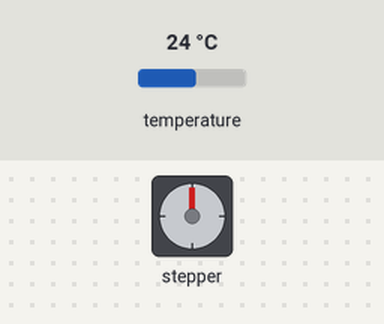
A sketch run on a simulated ESP32-S3. On the bench: stepper motor. Wiring (inferred from the names in the program): stepper motor driver (200 steps per turn assumed): step GPIO 2; direction GPIO 1. The test bench sets the inputs (shaded band); at power-on: temperature 24 °C. WiFi joins after 1.5 s; servers stay silent unless stated; the Firebase database answers and starts empty; what the sketch prints to the serial monitor is not drawn.

Above: at 1.55 s.
At 9.5 s:
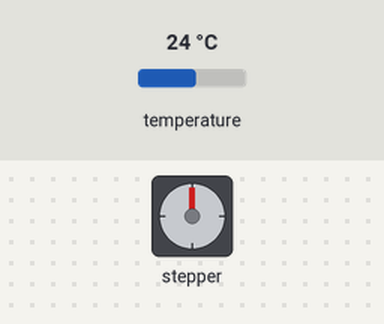
At 10.05 s:
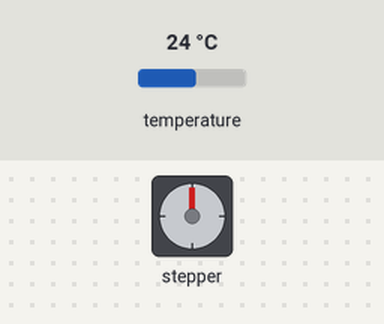
At 10.75 s:
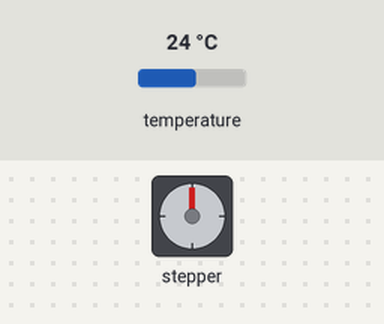
Timing chart, 0 to 20.0 s (numbered marks = the images above):
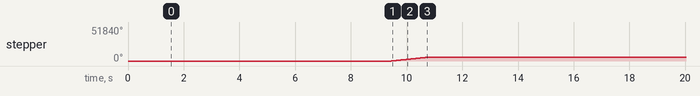

The sketch:

inside.ino
```cpp
#include <Arduino.h>
#include <WiFi.h>
#include <Firebase_ESP_Client.h>
#include "config.h"
#include "addons/TokenHelper.h"
#include "addons/RTDBHelper.h"
#include "Adafruit_Sensor.h"
#include "Adafruit_AM2320.h"

Adafruit_AM2320 am2320 = Adafruit_AM2320();

#define stepPin D1
#define dirPin D0

FirebaseData fbdo;
FirebaseAuth auth;
FirebaseConfig config;

String uid;

String databasePath;
String sunPath;
String inTempPath;
String outTempPath;
String targetTempPath;
String isOpenPath;

int sunIntensity;
int outTemp;
int inTemp;
int tTemp;
bool isOpen;
bool isRealOpen = false;

const int sunThreshold = 450000;

unsigned long sendDataPrevMillis = 0;
unsigned long timerDelay = 5000;

void initWiFi()
{
  WiFi.begin(WIFI_SSID, WIFI_PASSWORD);
  Serial.print("Connecting to Wi-Fi");
  while (WiFi.status() != WL_CONNECTED)
  {
    Serial.print(".");
    delay(300);
  }
  Serial.print("Connected with IP: ");
  Serial.println(WiFi.localIP());
  Serial.println();
}

int getInt(String path)
{
  if (Firebase.RTDB.getInt(&fbdo, path.c_str()))
  {
    if (fbdo.dataType() == "int")
    {
      int temperature = fbdo.intData();
      return temperature;
    }
  }
  else
  {
    Serial.println(fbdo.errorReason());
  }
}

bool getBool(String path)
{
  if (Firebase.RTDB.getBool(&fbdo, path.c_str()))
  {
    if (fbdo.dataType() == "bool")
    {
      bool isOpen = fbdo.boolData();
      return isOpen;
    }
  }
}

void sendInt(String path, int value)
{
  if (Firebase.RTDB.setInt(&fbdo, path.c_str(), value))
  {
    Serial.println(value);
  }
  else
  {
    Serial.println("FAILED");
    Serial.println("REASON: " + fbdo.errorReason());
  }
}

void sendBool(String path, bool value)
{
  if (Firebase.RTDB.setBool(&fbdo, path.c_str(), value))
  {
    Serial.println(value);
  }
  else
  {
    Serial.println("FAILED");
    Serial.println("REASON: " + fbdo.errorReason());
  }
}

void setup()
{
  Serial.begin(9600);

  initWiFi();

  am2320.begin();

  pinMode(stepPin, OUTPUT);
  pinMode(dirPin, OUTPUT);

  config.api_key = API_KEY;
  auth.user.email = USER_EMAIL;
  auth.user.password = USER_PASSWORD;
  config.database_url = DATABASE_URL;

  Firebase.reconnectWiFi(true);
  fbdo.setResponseSize(4096);

  config.token_status_callback = tokenStatusCallback;

  config.max_token_generation_retry = 5;

  Firebase.begin(&config, &auth);

  Serial.println("Getting User UID");
  while ((auth.token.uid) == "")
  {
    Serial.print(".");
    delay(1000);
  }

  uid = auth.token.uid.c_str();
  Serial.print("User UID: ");
  Serial.println(uid);

  databasePath = "/UsersData/" + uid;

  outTempPath = databasePath + "/outsideTemperature";
  inTempPath = databasePath + "/insideTemperature";
  sunPath = databasePath + "/lightIntensity";
  targetTempPath = databasePath + "/targetTemperature";
  isOpenPath = databasePath + "/blindsOpen";
}

void loop()
{
  if (Firebase.ready() && (millis() - sendDataPrevMillis > timerDelay || sendDataPrevMillis == 0))
  {
    sendDataPrevMillis = millis();

    sunIntensity = getInt(sunPath);
    Serial.println(sunIntensity);

    inTemp = getInTemp();
    sendInt(inTempPath, inTemp);

    outTemp = getInt(outTempPath);
    Serial.println(outTemp / 10);

    tTemp = getInt(targetTempPath);
    Serial.println(tTemp / 10);

    isOpen = getBool(isOpenPath);
    Serial.println(isOpen);
  }

  delay(2000);

  bool currentlyOpen = getBool(isOpenPath);

  if (currentlyOpen != isRealOpen)
  {
    isRealOpen = currentlyOpen;
    if (isRealOpen)
    {
      Serial.println("Opened through UI");
    }
    else
    {
      Serial.println("Closed through UI");
    }
    delay(5000);
    controlBlinds(isRealOpen);
  }
  else if (getDownButtonPress() && isRealOpen)
  {
    sendBool(isOpenPath, false);
    Serial.println("Closed through button");
    isRealOpen = false;
    delay(5000);
    controlBlinds(false);
  }
  else if (getUpButtonPress() && !isRealOpen)
  {
    sendBool(isOpenPath, true);
    Serial.println("Opened through button");
    isRealOpen = true;
    delay(5000);
    controlBlinds(true);
  }
  else if ((inTemp > tTemp) && (outTemp > tTemp) && (sunIntensity > sunThreshold) && isRealOpen)
  {
    sendBool(isOpenPath, false);
    Serial.println("Closed through sensors");
    isRealOpen = false;
    delay(5000);
    controlBlinds(false);
  }
  else if ((inTemp > tTemp) && (sunIntensity < sunThreshold) && !isRealOpen)
  {
    sendBool(isOpenPath, true);
    Serial.println("Opened through sensors");
    isRealOpen = true;
    delay(5000);
    controlBlinds(true);
  }
  else if ((inTemp < tTemp) && !isRealOpen)
  {
    sendBool(isOpenPath, true);
    Serial.println("Opened through sensors");
    isRealOpen = true;
    delay(5000);
    controlBlinds(true);
  }
}
```

controlBlinds.ino
```cpp
void controlBlinds(bool open)
{
  if (open)
  {
    Serial.println("Opening blinds");
    digitalWrite(dirPin, HIGH);
    for (int x = 0; x < 3200; x++)
    {
      digitalWrite(stepPin, HIGH);
      delayMicroseconds(200);
      digitalWrite(stepPin, LOW);
      delayMicroseconds(200);
    }
  }
  else
  {
    Serial.println("Closing blinds");
    digitalWrite(dirPin, LOW);
    for (int x = 0; x < 3200; x++)
    {
      digitalWrite(stepPin, HIGH);
      delayMicroseconds(200);
      digitalWrite(stepPin, LOW);
      delayMicroseconds(200);
    }
  }

  // Stand by decision for 1 minute
  delay(5000);
}
```

getDownButtonPress.ino
```cpp
int downButtonPin = 8;
bool getDownButtonPress()
{
  int buttonValue = digitalRead(downButtonPin);
  if (buttonValue == LOW)
  {
    return true;
  }
  else
  {
    return false;
  }
}
```

getInTemp.ino
```cpp
int getInTemp()
{
  Serial.print(am2320.readTemperature());
  return int(am2320.readTemperature() * 10);
}
```

getUpButtonPress.ino
```cpp
int upButtonPin = 9;
bool getUpButtonPress()
{
  int buttonValue = digitalRead(upButtonPin);
  if (buttonValue == LOW)
  {
    return true;
  }
  else
  {
    return false;
  }
}
```

config-example.h
```cpp
// Rename this file to config.h and fill in the values belowf

// WiFi network name and passord
extern const String WIFI_SSID = "WIFI_SSID";
extern const String WIFI_PASSWORD = "WIFI_PASSWORD";

// Google Firebase API key
extern const String API_KEY = "API_KEY";

// Google Firebase user credentials
extern const String USER_EMAIL = "USER_EMAIL";
extern const String USER_PASSWORD = "USER_PASSWORD";

// Google Firebase database URL
extern const String DATABASE_URL = "DATABASE_URL";
```

Measured:
- by itself, stepper: turns 5760° clockwise in 1.3 s, repeating every 14.2 s
